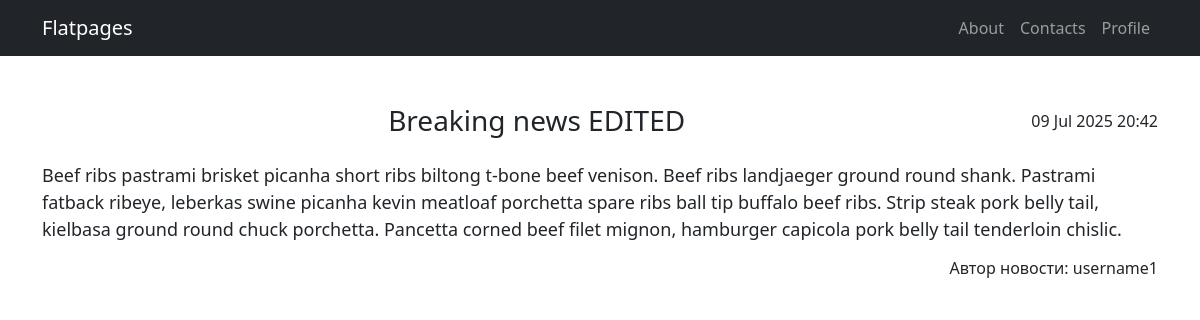
/news/3/, run on the app's committed database.
### articles/models.py (models this page shows, shortened)
class Post(models.Model):
    author = models.ForeignKey(Author, on_delete=models.DO_NOTHING, null=True, blank=True)
    type_post = models.CharField(max_length=50, choices=post_types)
    creation = models.DateTimeField(auto_now_add=True)
    category = models.ManyToManyField(Category, through='PostCategory')
    title = models.TextField()
    content = models.TextField()
    rating = models.IntegerField(default=0)

class Author(models.Model):
    user = models.OneToOneField(User, on_delete=models.CASCADE)
    user_rating = models.IntegerField(default=0)
    is_deleted = models.BooleanField(default=False) # для функционала мягкого удаления автора

### articles/views.py (the view)
# urls.py: path('news/<int:pk>/', NewDetail.as_view(), name='news_detail'), # доступ к странице осуществляется по id самого поста с новостью
class NewDetail(DetailView):
    model = Post
    template_name = 'new.html'
    context_object_name = 'new'
    def get_object(self, *args, **kwargs): # no test
        obj = cache.get(f'new-{self.kwargs["pk"]}', None)
        if not obj:
            obj = super().get_object(queryset=self.queryset)
            cache.set(f'new-{self.kwargs["pk"]}', obj)
        return obj

### templates/new.html (shortened to what this page needs)
{% extends 'flatpages/sample.html' %}
{%block body%}
    <div style="display:flex; justify-content: space-between; align-items: center;">
        <h3 style="margin:0; text-align: center; flex-grow: 1;">{{ new.title }}</h3>
        <span style="text-align=right;">{{ new.creation | date:"d M Y H:i"}}</span>
    </div>
    <br>
    <p style="font-size: 18px; text-align:left">{{ new.content }}</p>
    <h6 style="text-align:right">Автор новости: {{ new.author.user.username }}</h6>
{%endblock body%}

### data on the page
Post: title "Breaking news EDITED", creation "09 Jul 2025 20:42", content "Beef ribs pastrami brisket picanha short ribs biltong t-bone beef venison. Beef ribs landjaeger ground round shank. Pastrami fatback ribeye, leberkas swine picanha kevin meatloaf porchetta spare ribs ball tip buffalo beef ribs. Strip steak pork belly tail, kielbasa ground round chuck porchetta. Pancetta corned beef filet mignon, hamburger capicola pork belly tail tenderloin chislic.", author.user.username "username1"
